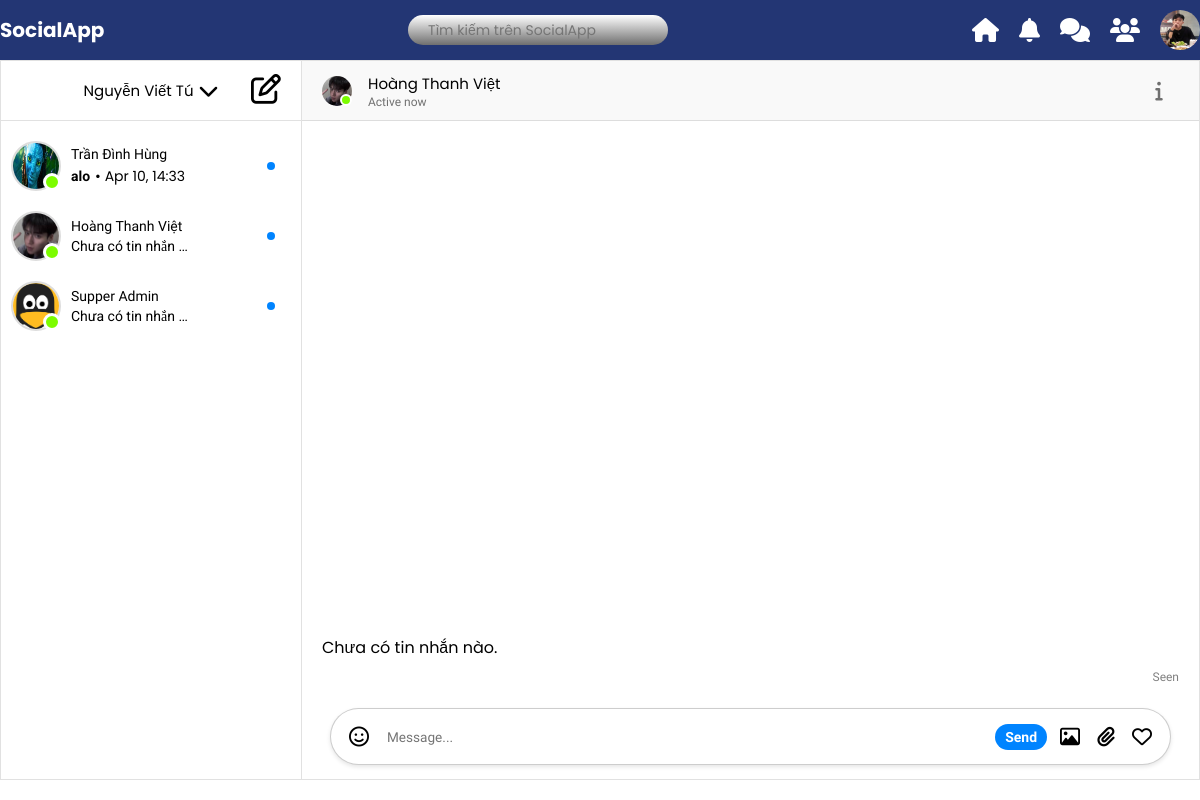
The app's page /private-chat/viet/ (signed in), older data.
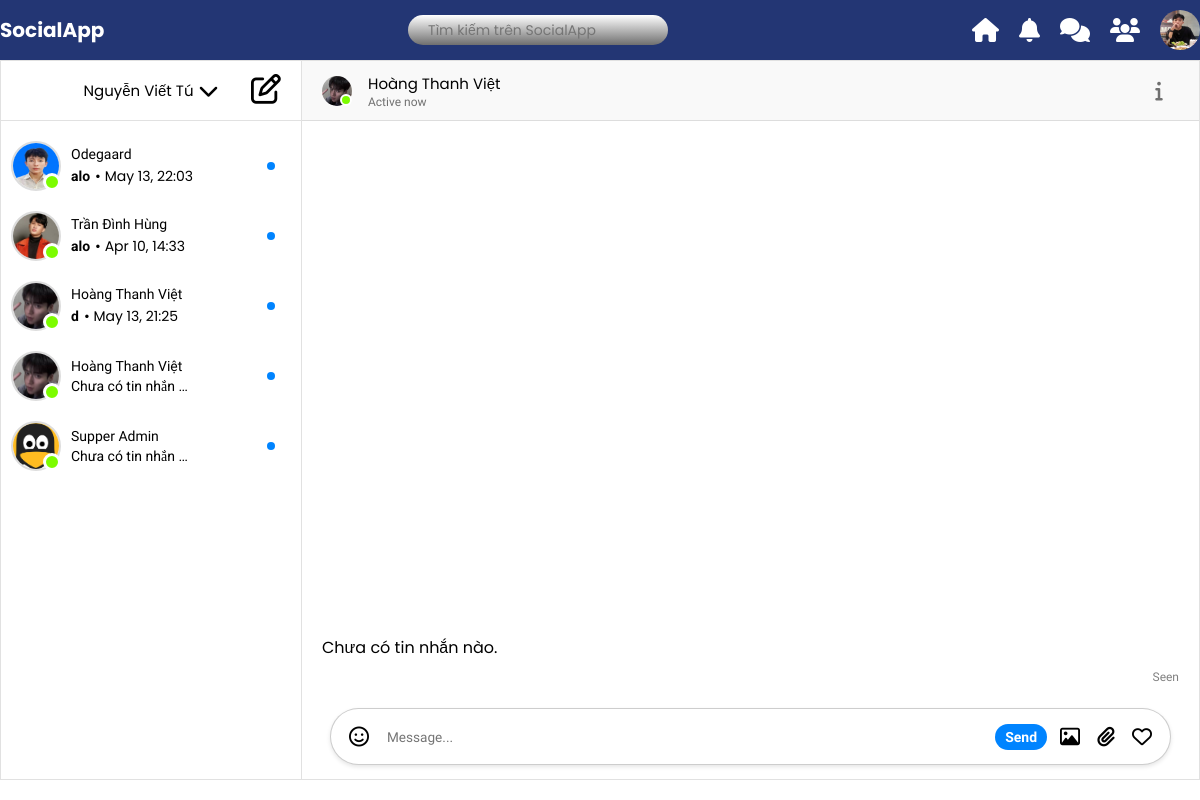
The same page, newer data.
### a_users/models.py (models this page shows, shortened)
class Profile(models.Model):
    user = models.OneToOneField(User, on_delete=models.CASCADE)
    image = models.ImageField(upload_to='avatars/', default='avt.jpg', null=True, blank=True)
    realname = models.CharField(max_length=20, null=True, blank=True)
    email = models.EmailField(unique=True, null=True)
    location = models.CharField(max_length=20, null=True, blank=True)
    bio = models.TextField(null=True, blank=True)
    created = models.DateTimeField(auto_now_add=True)
    @property
    def avatar(self):
        try:
            avatar = self.image.url
        except:
            avatar = static('images/avt.jpg')
        return avatar

### a_rtchat/models.py (models this page shows, shortened)
class PrivateChat(models.Model):
    user1 = models.ForeignKey(User, related_name='private_chats_1', on_delete=models.CASCADE)
    user2 = models.ForeignKey(User, related_name='private_chats_2', on_delete=models.CASCADE)
    created_at = models.DateTimeField(auto_now_add=True)
    class Meta:
        unique_together = ('user1', 'user2')

class PrivateMessage(models.Model):
    chat = models.ForeignKey(PrivateChat, related_name='messages', on_delete=models.CASCADE)
    sender = models.ForeignKey(User, on_delete=models.CASCADE)
    body = models.CharField(max_length=300, blank=True, null=True)
    file = models.FileField(upload_to='private_chat_files/', blank=True, null=True)
    is_image = models.BooleanField(default=False)
    is_video = models.BooleanField(default=False)
    created = models.DateTimeField(auto_now_add=True)
    class Meta:
        ordering = ['-created']

### a_rtchat/views.py (the view)
# urls.py: path('private-chat/<str:username>/', private_chat_room, name='private_chat_room'),
@login_required
def private_chat_room(request, username):
    other_user = get_object_or_404(User, username=username)
    chat, created = PrivateChat.objects.get_or_create(
        user1=request.user if request.user.id < other_user.id else other_user,
        user2=request.user if request.user.id > other_user.id else other_user
    )
    messages = chat.messages.all().order_by('created')
    last_message = messages.last()
    chats = PrivateChat.objects.filter(Q(user1=request.user) | Q(user2=request.user)) \
        .annotate(last_msg_time=Max('messages__created')) \
        .order_by('-last_msg_time')
    return render(request, 'a_rtchat/private_chat.html', {
        'chat': chat,
        'messages': messages,
        'last_message': last_message,
        'other_user': other_user,
        'users': chats,
    })

### templates/a_rtchat/private_chat.html (shortened to what this page needs)
{% extends "includes/layouts/b.html" %}
{% load static %}
{% block content %}
<link rel="stylesheet" href="https://cdnjs.cloudflare.com/ajax/libs/font-awesome/6.7.2/css/all.min.css" />
<link rel='stylesheet' href='https://cdn-uicons.flaticon.com/2.6.0/uicons-regular-rounded/css/uicons-regular-rounded.css'>
<link rel="stylesheet" type="text/css" href="{% static 'css/boxchat.css' %}">
<div class="case">
    <div class="container">
        <div class="left">
            <div class="top">
                <div class="tub">
                    <div class="username">
                        {{ request.user.profile.realname }}
                        <i class="fas fa-chevron-down" style="font-size: 20px;"></i>
                    </div>
                </div>
                <div class="card">
                    <i class="fa-regular fa-pen-to-square" style="font-size: 30px;"></i>
                </div>
            </div>
            <div class="conversations">
                <div class="conversations">
                    {% for chat in users %}
                        {% if chat.user1 == request.user %}
                            {% with chat.user2 as other_user %}
                                {% with chat.messages.last as last_message %}
                                        <div class="person c">
                                            <div class="box">
                                                <div class="image">
                                                    <img src="{{ other_user.profile.avatar }}" width="50px" height="50px" alt="Avatar" />
                                                </div>
                                                <div class="online"></div>
                                            </div>
                                            <div class="information">
                                                <div class="username">{{ other_user.profile.realname }}</div>
                                                <div class="content">
                                                    {% if last_message %}
                                                        <div class="{% if not last_message.is_seen and last_message.sender != request.user %}new{% else %}message{% endif %}">
                                                            {{ last_message.body }}
                                                        </div>
                                                        <div class="time">&bull; {{ last_message.created|date:"M d, H:i" }}</div>
                                                    {% else %}
                                                        <div class="message">Chưa có tin nhắn nào.</div>
                                                    {% endif %}
                                                </div>
                                            </div>
                                            <div class="status">
                                                <div class="point"></div>
                                            </div>
                                        </div>
                                {% endwith %}
                            {% endwith %}
                        {% else %}
                            {% with chat.user1 as other_user %}
                                {% with chat.messages.last as last_message %}
                                        <div class="person c">
                                            <div class="box">
                                                <div class="image">
                                                    <img src="{{ other_user.profile.avatar }}" width="50px" height="50px" alt="Avatar" />
                                                </div>
                                                <div class="online"></div>
                                            </div>
                                            <div class="information">
                                                <div class="username">{{ other_user.profile.realname }}</div>
                                                <div class="content">
                                                    {% if last_message %}
                                                        <div class="{% if not last_message.is_seen and last_message.sender != request.user %}new{% else %}message{% endif %}">
                                                            {{ last_message.body }}
                                                        </div>
                                                        <div class="time">&bull; {{ last_message.created|date:"M d, H:i" }}</div>
                                                    {% else %}
                                                        <div class="message">Chưa có tin nhắn nào.</div>
                                                    {% endif %}
                                                </div>
                                            </div>
                                            <div class="status">
                                                <div class="point"></div>
                                            </div>
                                        </div>
                                {% endwith %}
                            {% endwith %}
                        {% endif %}
                    {% empty %}
                        <p>Không có cuộc trò chuyện nào.</p>
                    {% endfor %}
                </div>
            </div>
        </div>
        <div class="right" id="message-panel">
            <div class="top">
                <div class="box">
                    <div class="image">
                        <img src="{{ other_user.profile.avatar }}" width="30px" height="30px" alt="" />
                    </div>
                    <div class="online"></div>
                </div>
                <div class="information">
                    <div class="username">
                        <a>{{ other_user.profile.realname }}</a>
                    </div>
                    <div class="name">Active now</div>
                </div>
                <div class="options">
                    <button class="video-call">
                    </button>
                    <button class="voice-call">
                    </button>
                    <button class="info" id="info-button">
                        <i class="fa-solid fa-info" style="font-size: 20px;"></i>
                    </button>
                </div>
            </div>
            <div class="middle">
                <div class="tumbler">
                    <div class="messages">
                        {% for message in messages %}
                            <div class="clip {% if message.sender == request.user %}sent{% else %}received{% endif %}">
                                {% if message.file %}
                                    {% if message.is_image %}
                                        <img src="{{ message.file.url }}" alt="image" style="max-width: 200px; border-radius: 8px;">
                                    {% elif message.is_video %}
                                        <video controls style="max-width: 300px; border-radius: 8px;">
                                            <source src="{{ message.file.url }}" type="video/mp4">
                                            Trình duyệt của bạn không hỗ trợ video.
                                        </video>
                                    {% else %}
                                        <div class="text">
                                            <a href="{{ message.file.url }}" download="{{ message.filename }}" target="_blank">
                                                {{ message.filename }}
                                            </a>
                                        </div>
                                    {% endif %}
                                {% elif message.body %}
                                    <div class="text">
                                        {{ message.body }}
                                    </div>
                                {% endif %}
                            </div>
                        {% empty %}
                            <p>Chưa có tin nhắn nào.</p>
                        {% endfor %}
                    </div>
                    <div class="seen">Seen</div>
                </div>
            </div>
            <div class="bottom">
                <div class="cup">
                    <div class="picker emoji" id="emoji-picker">
                        <i class="fa-regular fa-face-smile" style="font-size: 20px;"></i>
                    </div>
                    <textarea id="message-input" cols="30" rows="1" placeholder="Message..." class="message-input"></textarea>
                    <button id="send-button" class="send-btn send">Send</button>
                    <label for="image-input" class="picker photo">
                        <i class="fa-regular fa-image" style="font-size: 20px;"></i>
                    </label>
                    <label for="file-input" class="picker file">
                        <i class="fa-solid fa-paperclip" style="font-size: 20px;"></i>
                    </label>
                    <div class="picker heart">
                        <i class="fa-regular fa-heart" style="font-size: 20px;"></i>
                    </div>
                </div>
            </div>
        </div>
    </div>
</div>
{% endblock %}

### templates/includes/layouts/b.html
{% extends "base.html" %}
{% block layout %}
        {%block content%}
        {%endblock%}
{% endblock layout %}

### templates/base.html (shortened to what this page needs)
<!DOCTYPE html>
<html lang="en">
<head>
    <link rel="stylesheet" href="https://cdnjs.cloudflare.com/ajax/libs/font-awesome/6.7.2/css/all.min.css">
</head>
<body>
    {% include "includes/header.html" %}
    {% block layout %}
    {% endblock layout %}
</body>
</html>

### templates/includes/header.html (shortened to what this page needs)
    <div class="header">
        <div class="logo">SocialApp</div>
        <div class="search-bar">
            <div class="InputContainer">
                <input class="input" type="text" placeholder="Tìm kiếm trên SocialApp">
            </div>
        </div>
        <div class="right-section">
            <div class="nav-links">
                <a href="{% url 'home' %}"><i class="fas fa-home"></i></a>
                <a href=""><i class="fas fa-bell"></i></a>
                <a href="{% url 'listroom' %}"><i class="fas fa-comments"></i></a>
                <a href="#"><i class="fas fa-users"></i></a>
            </div>
            {% if user.is_authenticated %}
            <div class="avatar">
                {% if user.profile.image %}
                    <img src="{{ user.profile.image.url }}" alt="Avatar">
                {% else %}
                    <img src="/static/avt.jpg" alt="Default Avatar">
                {% endif %}
            </div>
        {% else %}
            <div>
                <a href="{% url 'account_login' %}">Log In</a>
                <a href="{% url 'account_signup' %}">Sign Up</a>
            </div>
        {% endif %}
        </div>
    </div>

### templates/includes/header.html (style rules this page uses)
body { margin: 0; font-family: 'Roboto', sans-serif; }
.header { background-color: #233674; color: white; padding: 10px 0px; display: flex; align-items: center; justify-content: space-between; width: 100%; }
.header .logo { font-size: 20px; font-weight: bold; }
.header .search-bar { flex: 0.3; display: flex; align-items: center; }
.header .search-bar .InputContainer { width: 100%; height: 30px; display: flex; align-items: center; background: linear-gradient(to bottom, #ffffff, #6f6f6f); border-radius: 15px; padding: 0 10px; }
.header .search-bar .input { width: 100%; border: none; outline: none; background: none; color: white; padding-left: 10px; font-size: 14px; }
.header .right-section { display: flex; align-items: center; gap: 20px; position: relative; }
.header .nav-links { display: flex; gap: 20px; }
.header .nav-links a { color: white; text-decoration: none; font-size: 20px; display: flex; align-items: center; }
.header .nav-links a i { font-size: 24px; }
.header .avatar { width: 40px; height: 40px; border-radius: 50%; overflow: hidden; cursor: pointer; position: relative; }
.header .avatar img { width: 100%; height: 100%; object-fit: cover; }

Row changes from the older to the newer data that the page shows:
added PrivateChat: user2.profile.avatar (picture), user2.profile.realname "Odegaard", messages.last.body "alo", messages.last.created "May 13, 22:03"
changed through a linked row, PrivateChat "Trần Đình Hùng": user2.profile.avatar: a different picture
added PrivateChat: user1.profile.avatar (picture), user1.profile.realname "Hoàng Thanh Việt", messages.last.body "d", messages.last.created "May 13, 21:25"
